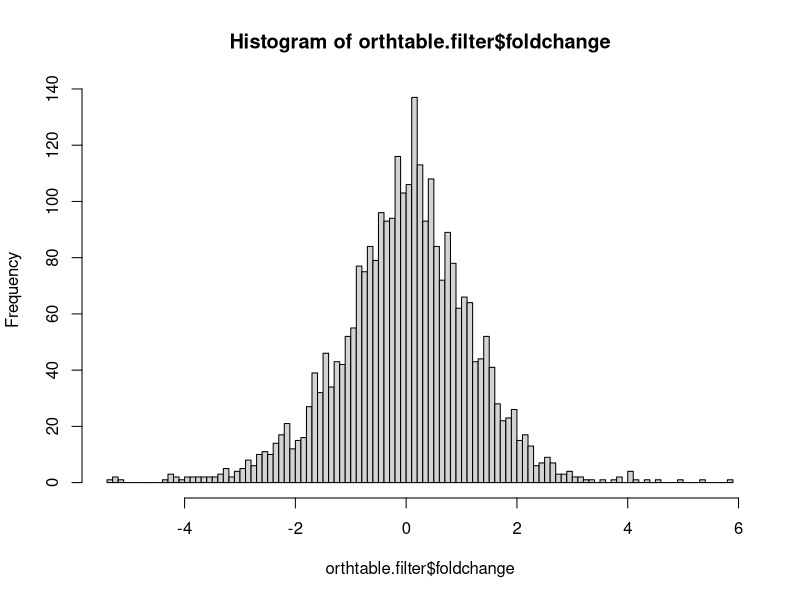
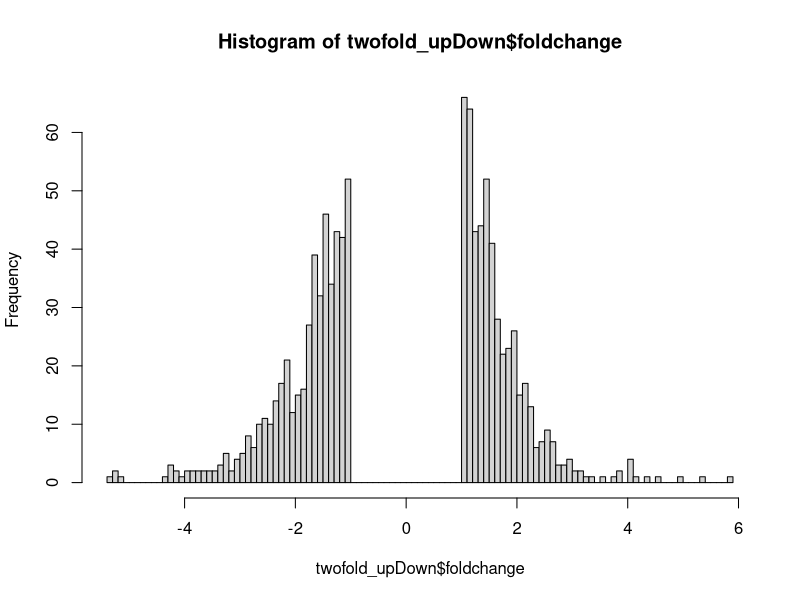
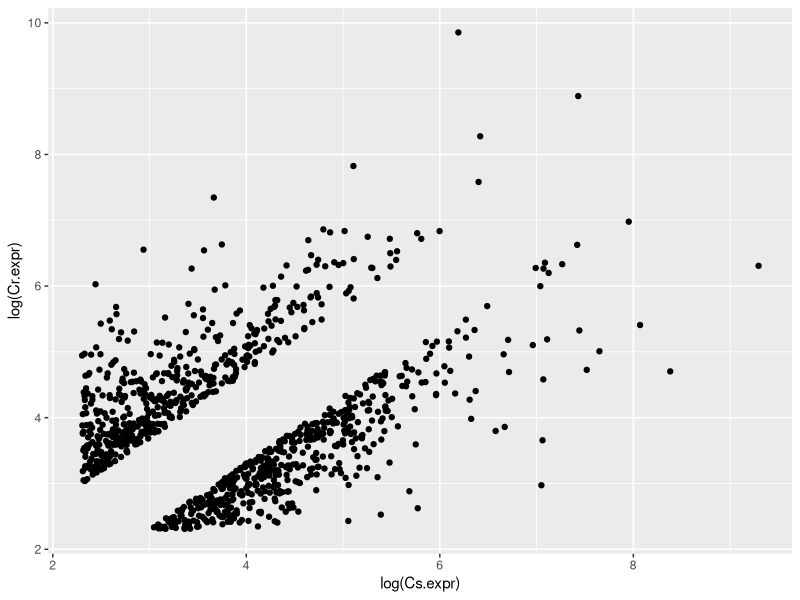
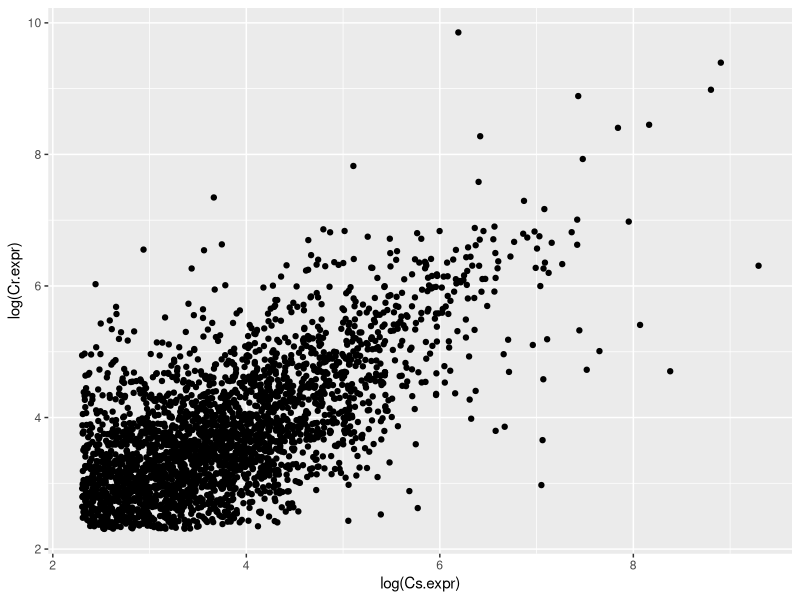
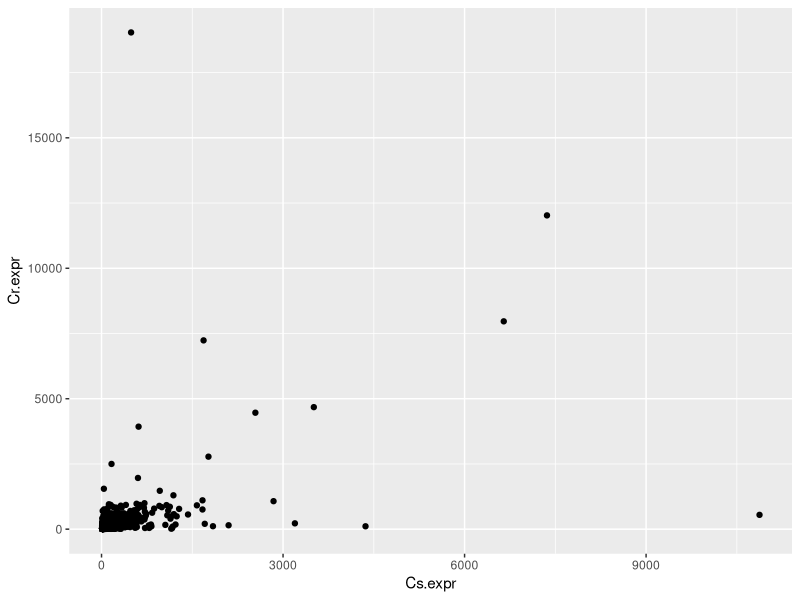

Reproduce these figures in R, in order.
library(ggplot2)
library(dplyr)
library(tidyverse)
pdf("ggplots.pdf")

orthtable <- read_delim("Citrus_orthologs_TPM.tsv",delim="\t",
                        col_names = TRUE)
length(orthtable$Orthogroup) # how many rows?
orthtable.filter = orthtable %>% filter(Cs.expr > 10 & Cr.expr > 10)
length(orthtable.filter$Orthogroup) # how many rows?

orthtable.filter$foldchange <- log(orthtable.filter$Cs.expr/orthtable.filter$Cr.expr)/log(2)
hist(orthtable.filter$foldchange,breaks=100)

twofold_upDown = orthtable.filter %>% filter(foldchange > 1 | foldchange < -1)
#  this is the same thing as above
#twofold_upDown = subset(orthtable.filter, orthtable.filter$foldchange > 1 | orthtable.filter$foldchange < -1)

hist(twofold_upDown$foldchange,breaks=100)
ggplot(twofold_upDown, aes(x=log(Cs.expr), y=log(Cr.expr))) + geom_point()

ggplot(orthtable.filter, aes(x=log(Cs.expr), y=log(Cr.expr))) + geom_point()
ggplot(orthtable.filter, aes(x=Cs.expr, y=Cr.expr)) + geom_point()
cor(orthtable.filter$Cs.expr,orthtable.filter$Cr.expr)

dev.off()
